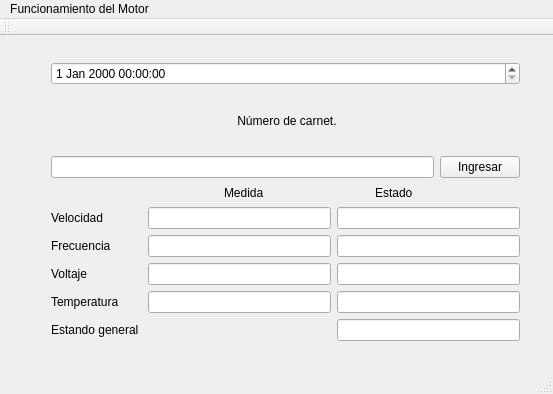
<?xml version="1.0" encoding="UTF-8"?>
<ui version="4.0">
 <class>MainWindow</class>
 <widget class="QMainWindow" name="MainWindow">
  <property name="geometry">
   <rect>
    <x>0</x>
    <y>0</y>
    <width>553</width>
    <height>394</height>
   </rect>
  </property>
  <property name="windowTitle">
   <string>MainWindow</string>
  </property>
  <widget class="QWidget" name="centralWidget">
   <widget class="QWidget" name="widget" native="true">
    <property name="geometry">
     <rect>
      <x>50</x>
      <y>20</y>
      <width>481</width>
      <height>291</height>
     </rect>
    </property>
    <property name="maximumSize">
     <size>
      <width>481</width>
      <height>291</height>
     </size>
    </property>
    <widget class="QWidget" name="verticalWidget" native="true">
     <property name="geometry">
      <rect>
       <x>-10</x>
       <y>-5</y>
       <width>491</width>
       <height>301</height>
      </rect>
     </property>
     <layout class="QVBoxLayout" name="verticalLayout">
      <item>
       <layout class="QVBoxLayout" name="verticalLayout_5">
        <item>
         <widget class="QDateTimeEdit" name="dateTimeEdit"/>
        </item>
        <item alignment="Qt::AlignHCenter">
         <widget class="QLabel" name="label">
          <property name="text">
           <string> Número de carnet.</string>
          </property>
         </widget>
        </item>
        <item>
         <layout class="QHBoxLayout" name="horizontalLayout">
          <item>
           <widget class="QLineEdit" name="N_carnet"/>
          </item>
          <item>
           <widget class="QPushButton" name="Button">
            <property name="text">
             <string>Ingresar</string>
            </property>
           </widget>
          </item>
         </layout>
        </item>
       </layout>
      </item>
      <item>
       <layout class="QHBoxLayout" name="horizontalLayout_3">
        <item>
         <layout class="QHBoxLayout" name="horizontalLayout_4">
          <property name="spacing">
           <number>6</number>
          </property>
          <property name="sizeConstraint">
           <enum>QLayout::SetMaximumSize</enum>
          </property>
          <property name="leftMargin">
           <number>22</number>
          </property>
          <property name="topMargin">
           <number>0</number>
          </property>
          <property name="bottomMargin">
           <number>0</number>
          </property>
          <item>
           <widget class="QLabel" name="label_8">
            <property name="maximumSize">
             <size>
              <width>16777215</width>
              <height>17</height>
             </size>
            </property>
            <property name="text">
             <string/>
            </property>
           </widget>
          </item>
          <item>
           <widget class="QLabel" name="label_7">
            <property name="maximumSize">
             <size>
              <width>16777215</width>
              <height>17</height>
             </size>
            </property>
            <property name="text">
             <string>Medida</string>
            </property>
           </widget>
          </item>
          <item>
           <widget class="QLabel" name="label_9">
            <property name="maximumSize">
             <size>
              <width>16777215</width>
              <height>17</height>
             </size>
            </property>
            <property name="text">
             <string>Estado</string>
            </property>
           </widget>
          </item>
         </layout>
        </item>
       </layout>
      </item>
      <item>
       <layout class="QHBoxLayout" name="horizontalLayout_2">
        <item>
         <layout class="QVBoxLayout" name="verticalLayout_2">
          <item>
           <widget class="QLabel" name="label_2">
            <property name="text">
             <string>Velocidad</string>
            </property>
           </widget>
          </item>
          <item>
           <widget class="QLabel" name="label_5">
            <property name="text">
             <string>Frecuencia</string>
            </property>
           </widget>
          </item>
          <item>
           <widget class="QLabel" name="label_6">
            <property name="text">
             <string>Voltaje</string>
            </property>
           </widget>
          </item>
          <item>
           <widget class="QLabel" name="label_4">
            <property name="text">
             <string>Temperatura </string>
            </property>
           </widget>
          </item>
          <item>
           <widget class="QLabel" name="label_3">
            <property name="text">
             <string>Estando general </string>
            </property>
           </widget>
          </item>
         </layout>
        </item>
        <item>
         <layout class="QVBoxLayout" name="verticalLayout_4">
          <item>
           <widget class="QLineEdit" name="v_dato"/>
          </item>
          <item>
           <widget class="QLineEdit" name="f_dato"/>
          </item>
          <item>
           <widget class="QLineEdit" name="volt_dato"/>
          </item>
          <item>
           <widget class="QLineEdit" name="t_dato"/>
          </item>
          <item>
           <widget class="QLabel" name="label_10">
            <property name="text">
             <string/>
            </property>
           </widget>
          </item>
         </layout>
        </item>
        <item>
         <layout class="QVBoxLayout" name="verticalLayout_3">
          <item>
           <widget class="QLineEdit" name="lineEdit_7"/>
          </item>
          <item>
           <widget class="QLineEdit" name="lineEdit_9"/>
          </item>
          <item>
           <widget class="QLineEdit" name="lineEdit_10"/>
          </item>
          <item>
           <widget class="QLineEdit" name="lineEdit_11"/>
          </item>
          <item>
           <widget class="QLineEdit" name="lineEdit_8"/>
          </item>
         </layout>
        </item>
       </layout>
      </item>
     </layout>
    </widget>
   </widget>
  </widget>
  <widget class="QToolBar" name="mainToolBar">
   <attribute name="toolBarArea">
    <enum>TopToolBarArea</enum>
   </attribute>
   <attribute name="toolBarBreak">
    <bool>false</bool>
   </attribute>
  </widget>
  <widget class="QStatusBar" name="statusBar"/>
  <widget class="QMenuBar" name="menuBar">
   <property name="geometry">
    <rect>
     <x>0</x>
     <y>0</y>
     <width>553</width>
     <height>22</height>
    </rect>
   </property>
   <widget class="QMenu" name="menuM">
    <property name="title">
     <string>Funcionamiento del Motor</string>
    </property>
   </widget>
   <addaction name="menuM"/>
  </widget>
 </widget>
 <layoutdefault spacing="6" margin="11"/>
 <resources/>
 <connections/>
</ui>
